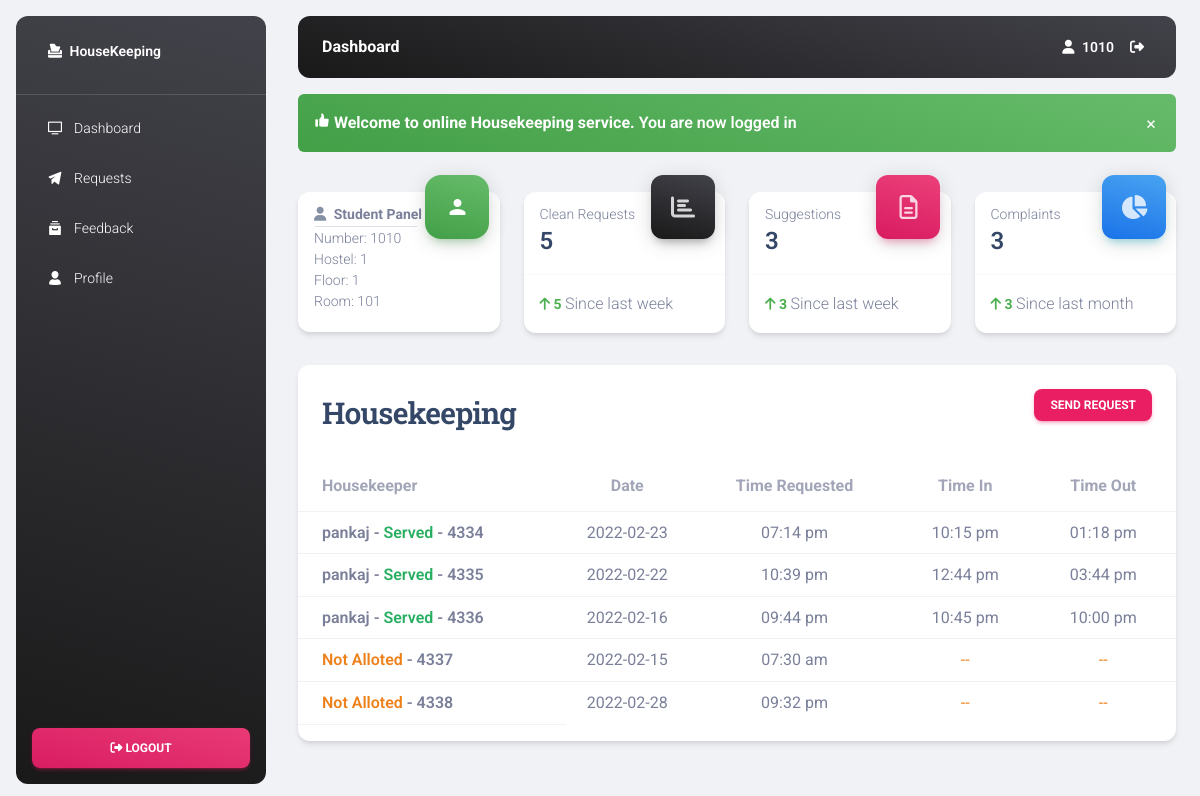
Screenshot of /index.php (signed in) with the database file from the repository.
### tables this page shows
CREATE TABLE `student` (
  `rollnumber` int(12) NOT NULL,
  `password` varchar(40) NOT NULL,
  `room` varchar(8) NOT NULL,
  `floor` tinyint(4) NOT NULL,
  `hostel` tinyint(5) NOT NULL
);

CREATE TABLE `cleanrequest` (
  `request_id` int(12) NOT NULL,
  `rollnumber` int(12) NOT NULL,
  `worker_id` int(12) DEFAULT NULL,
  `date` date NOT NULL,
  `cleaningtime` time NOT NULL,
  `req_status` tinyint(1) NOT NULL DEFAULT 0
);

CREATE TABLE `housekeeper` (
  `worker_id` int(12) NOT NULL,
  `name` varchar(30) NOT NULL,
  `hostel` tinyint(5) NOT NULL,
  `floor` tinyint(4) NOT NULL,
  `rooms_cleaned` int(5) NOT NULL,
  `complaints` tinyint(4) NOT NULL
);

CREATE TABLE `feedback` (
  `feedback_id` int(12) NOT NULL,
  `rollnumber` int(12) NOT NULL,
  `request_id` int(12) NOT NULL,
  `rating` tinyint(2) NOT NULL,
  `timein` time NOT NULL,
  `timeout` time NOT NULL
);

### studentfunctions.php (called while the page is built)
<?php
  function getStudent($roll, $db){
    $query_find_student = "select * from student where rollnumber='$roll'";
    $result_find_student = mysqli_query($db,$query_find_student);
    if (mysqli_num_rows($result_find_student) == 1) {
      $student = mysqli_fetch_assoc($result_find_student);
    }
    return $student;
  }
  function getRequestCount($roll, $db){
    $query_request_count = "Select count(*) from cleanrequest where rollnumber='$roll'";
    $result_request_count = mysqli_query($db, $query_request_count);
    if (mysqli_num_rows($result_request_count) == 1) {
      $countRow = mysqli_fetch_assoc($result_request_count);
    }
    return $countRow;
  }
  function getComplantCount($roll, $db){
    $query_complaint_count = "Select count(*) from complaints where rollnumber='$roll'";
    $result_complaint_count = mysqli_query($db, $query_complaint_count);
    if (mysqli_num_rows($result_complaint_count) == 1) {
      $countRow = mysqli_fetch_assoc($result_complaint_count);
    }
    return $countRow;
  }
  function getSuggestionCount($roll, $db){
    $query_suggestion_count = "Select count(*) from suggestions where rollnumber='$roll'";
    $result_suggestion_count = mysqli_query($db, $query_suggestion_count);
    if (mysqli_num_rows($result_suggestion_count) == 1) {
      $countRow = mysqli_fetch_assoc($result_suggestion_count);
    }
    return $countRow;
  }
  function getRequests($roll, $db){
    $query_request = "Select cr.request_id as reqid, hk.worker_id,cr.req_status,hk.name,cr.date, cr.cleaningtime, fd.timein, fd.timeout from cleanrequest cr Left Join housekeeper hk on cr.worker_id=hk.worker_id Left Join feedback fd on cr.request_id = fd.request_id where cr.rollnumber='$roll'";
    $result_request = mysqli_query($db, $query_request);
    return $result_request;
  }
?>

### index.php (the view, shortened to what this page needs)
<?php require("db.php");
?>
<!DOCTYPE html>
<html lang="en">
<head>
   <?php require("meta.php"); ?>
</head>
<body class="g-sidenav-show bg-gray-200">
   <?php require("sidenav.php"); ?>
   <main class="main-content position-relative max-height-vh-100 h-100 border-radius-lg ">
      <nav
         class="navbar navbar-main navbar-expand-lg px-0 mx-4  my-3 shadow-none border-radius-xl bg-gradient-dark ps bg-white"
         id="navbarBlur" navbar-scroll="true">
         <div class="container-fluid py-1 px-3">
            <nav aria-label="breadcrumb">
               <h6 class="font-weight-bolder mx-2 mb-0 text-white">Dashboard</h6>
            </nav>
            <?php require("topbar.php"); ?>
         </div>
      </nav>
      <div class="container-fluid">
         <?php if (isset($_SESSION['student_logged'])) : ?>
         <div class="alert alert-success alert-dismissible fade show" role="alert">
            <span class="alert-link text-white"><i class="ni ni-like-2"></i></span>
            <span class="alert-link text-white"><strong>Welcome to online Housekeeping service.</strong>
               <?php echo $_SESSION['student_logged']; unset($_SESSION['student_logged']); ?>
            </span>
            <button type="button" class="btn-close text-lg py-3 opacity-10" data-dismiss="alert" aria-label="Close">
               <span aria-hidden="true">×</span>
            </button>
         </div>
         <?php endif ?>
      </div>
      <?php require("headerstats.php"); ?>
      <div class="container-fluid mt--5">
         <div class="row mt-2 pb-5">
            <div class="col-xl-12 mb-5 mb-xl-0">
               <div class="card shadow">
                  <div class="card-header border-0">
                     <div class="row align-items-center">
                        <div class="col">
                           <h3 class="mb-0">Housekeeping</h3>
                        </div>
                        <div class="col d-flex flex-row-reverse">
                           <a href="request.php" class="btn btn-sm btn-primary">Send Request</a>
                        </div>
                     </div>
                  </div>
                  <div class="table-responsive">
                     <table class="table align-items-center">
                        <thead>
                           <tr>
                              <th scope="col" class="text-secondary font-weight-bolder opacity-7">Housekeeper</th>
                              <th scope="col" class="text-secondary font-weight-bolder opacity-7 text-center">Date</th>
                              <th scope="col" class="text-secondary font-weight-bolder opacity-7 text-center">Time
                                 Requested</th>
                              <th scope="col" class="text-secondary font-weight-bolder opacity-7 text-center">Time In
                              </th>
                              <th scope="col" class="text-secondary font-weight-bolder opacity-7 text-center">Time Out
                              </th>
                           </tr>
                        </thead>
                        <tbody>
                           <?php
$requestrows = getRequests($_SESSION['rollnumber'], $db);
if(mysqli_num_rows($requestrows) > 0){
  while ($row = mysqli_fetch_assoc($requestrows)) {
?>
                           <tr>
                              <th scope="row" class="px-4">
                                 <?php
if($row['worker_id'] == NULL && $row['req_status'] == 0 ) {
  echo "<span style='color:#EE801A'>Not Alloted</span> - " .$row['reqid'];
}
else if($row['worker_id'] != NULL && $row['req_status'] == 1 ){
  echo $row['name']." - <span style='color:#2980b9'>Alloted</span> - ".$row['reqid'];
}
else if($row['worker_id'] != NULL && $row['req_status'] == 2 ){
  echo $row['name']." - <span style='color:#27ae60'>Served</span> - ".$row['reqid'];
}
?>
                              </th>
                              <td class="text-center">
                                 <?php echo $row['date']; ?>
                              </td>
                              <td class="text-center">
                                 <?php
                    $cleaningtime = $row['cleaningtime'];
                    echo date('h:i a', strtotime($cleaningtime));
                    ?>
                              </td>
                              <td class="text-center">
                                 <?php
if($row['timein'] == NULL) {
  echo "<span style='color:#EE801A'>--</span>";
}
else if($row['timein'] != NULL){
  $timei = $row['timein'];
  echo date('h:i a', strtotime($timei));
}
?>
                              </td>
                              <td class="text-center">
                                 <?php
if($row['timeout'] == NULL) {
  echo "<span style='color:#EE801A'>--</span>";
}
else if($row['timeout'] != NULL){
  $timeo = $row['timeout'];
  echo date('h:i a', strtotime($timeo));
}
?>
                              </td>
                           </tr>
                           <?php }} ?>
                        </tbody>
                     </table>
                  </div>
               </div>
            </div>
         </div>
      </div>
</body>
</html>

### meta.php (shortened to what this page needs)
<link href="./assets/css/nucleo-icons.css" rel="stylesheet" />
<link href="./assets/css/nucleo-svg.css" rel="stylesheet" />
<link id="pagestyle" href="./assets/css/material-dashboard.min.css?v=3.0.0" rel="stylesheet" />

### sidenav.php (shortened to what this page needs)
<aside
   class="sidenav navbar navbar-vertical navbar-expand-xs border-0 border-radius-xl my-3 fixed-start ms-3 bg-gradient-dark"
   id="sidenav-main">
   <div class="sidenav-header">
      <a class="navbar-brand m-0" href="" target="_blank">
         <i class="fas fa-box-tissue  text-white"></i>
         <span class="ms-1 font-weight-bold text-white d-inline ">HouseKeeping</span>
      </a>
   </div>
   <hr class="horizontal light mt-0 mb-2">
   <div class="collapse navbar-collapse  w-auto  max-height-vh-100" id="sidenav-collapse-main">
      <ul class="navbar-nav">
         <li class="nav-item">
            <a class="nav-link text-white" href="index.php">
               <div class="text-white text-center me-2 d-flex align-items-center justify-content-center">
                  <i class="ni ni-tv-2"></i>
               </div>
               <span class="nav-link-text ms-1">Dashboard</span>
            </a>
         </li>
         <li class="nav-item">
            <a class="nav-link text-white " href="request.php">
               <div class="text-white text-center me-2 d-flex align-items-center justify-content-center">
                  <i class="ni ni-send"></i>
               </div>
               <span class="nav-link-text ms-1">Requests</span>
            </a>
         </li>
         <li class="nav-item">
            <a class="nav-link text-white " href="feedback.php">
               <div class="text-white text-center me-2 d-flex align-items-center justify-content-center">
                  <i class="ni ni-archive-2"></i>
               </div>
               <span class="nav-link-text ms-1">Feedback</span>
            </a>
         </li>
         <li class="nav-item">
            <a class="nav-link text-white " href="profile.php">
               <div class="text-white text-center me-2 d-flex align-items-center justify-content-center">
                  <i class="ni ni-single-02"></i>
               </div>
               <span class="nav-link-text ms-1">Profile</span>
            </a>
         </li>
      </ul>
   </div>
   <div class="sidenav-footer position-absolute w-100 bottom-0 ">
      <div class="mx-3">
         <a class="btn bg-gradient-primary mt-4 w-100" href="index.php?logout='1'" type="button"> <i
               class="fa fa-sign-out"></i> Logout</a>
      </div>
   </div>
</aside>

### topbar.php (shortened to what this page needs)
<ul class="navbar-nav  justify-content-end">
   <li class="nav-item d-flex align-items-center">
      <a href="" class="nav-link text-body font-weight-bold px-0">
         <i class="fa fa-user me-sm-1 text-white"></i>
         <span class="d-sm-inline text-white"><?php echo $_SESSION['rollnumber']; ?></span>
      </a>
   </li>
   <li class="nav-item px-3 d-flex align-items-center">
      <a href="index.php?logout='1'" class="nav-link text-body p-0">
         <i class="fa fa-sign-out  fixed-plugin-button-nav cursor-pointer text-white"></i>
      </a>
   </li>
</ul>

### headerstats.php (shortened to what this page needs)
<?php
  require("db.php");
  require('studentfunctions.php');
  $requestCount = getRequestCount($_SESSION['rollnumber'], $db);
  $complaintCount = getComplantCount($_SESSION['rollnumber'], $db);
  $suggestionCount = getSuggestionCount($_SESSION['rollnumber'], $db);
  $student = getStudent($_SESSION['rollnumber'], $db);
  ?>
<div class="container-fluid py-4">
   <div class="row">
      <div class="col-xl-3 col-sm-6 mb-xl-0 mb-4">
         <div class="card d-md-block">
            <div class="card-header p-3 pt-2 pb-2">
               <div
                  class="icon icon-lg icon-shape top-5 end-5 d-none d-sm-block bg-gradient-success shadow-success text-center border-radius-2xl mt-n4 position-absolute">
                  <i class="material-icons opacity-10">person</i>
               </div>
               <div class="text-start pt-1">
                  <p class="text-sm mb-0 text-capitalize"><strong><i class="fa fa-user opacity-6 text-dark me-1"
                           aria-hidden="true"></i> Student panel</strong> </p>
                  <hr style="margin: 1px; width: 60%;">
                  <p class="text-sm mb-0 text-capitalize">Number: <?php echo $_SESSION['rollnumber']; ?></p>
                  <p class="text-sm mb-0 text-capitalize">Hostel: <?php echo strtoupper($student['hostel']); ?></p>
                  <p class="text-sm mb-0 text-capitalize">Floor: <?php echo strtoupper($student['floor']); ?></p>
                  <p class="text-sm mb-0 text-capitalize">Room: <?php echo strtoupper($student['room']); ?></p>
               </div>
            </div>
            <div class="card-footer p-1 mt-1">
            </div>
         </div>
      </div>
      <div class="col-xl-3 col-sm-6 mb-xl-0 mb-4">
         <div class="card">
            <div class="card-header p-3 pt-2">
               <div
                  class="icon icon-lg icon-shape top-5 end-5 bg-gradient-dark shadow-dark text-center border-radius-xl mt-n4 position-absolute">
                  <i class="fas fa-chart-bar"></i>
               </div>
               <div class="text-start pt-1">
                  <p class="text-sm mb-0 text-capitalize">Clean Requests</p>
                  <h4 class="mb-0"> <?php echo $requestCount['count(*)']; ?></h4>
               </div>
            </div>
            <hr class="dark horizontal my-0">
            <div class="card-footer p-3">
               <p class="mb-0"><span class="text-success text-sm font-weight-bolder"><i class="fa fa-arrow-up"></i>
                     <?php echo $requestCount['count(*)']; ?> </span> Since last week</p>
            </div>
         </div>
      </div>
      <div class="col-xl-3 col-sm-6 mb-xl-0 mb-4">
         <div class="card">
            <div class="card-header p-3 pt-2">
               <div
                  class="icon icon-lg icon-shape top-5 end-5 bg-gradient-primary shadow-primary text-center border-radius-xl mt-n4 position-absolute">
                  <i class="far fa-file-alt"></i>
               </div>
               <div class="text-start pt-1">
                  <p class="text-sm mb-0 text-capitalize">Suggestions</p>
                  <h4 class="mb-0"> <?php echo $complaintCount['count(*)']; ?></h4>
               </div>
            </div>
            <hr class="dark horizontal my-0">
            <div class="card-footer p-3">
               <p class="mb-0"><span class="text-success text-sm font-weight-bolder"><i class="fa fa-arrow-up"></i>
                     <?php echo $complaintCount['count(*)']; ?> </span>Since last week</p>
            </div>
         </div>
      </div>
      <div class="col-xl-3 col-sm-6">
         <div class="card">
            <div class="card-header p-3 pt-2">
               <div
                  class="icon icon-lg icon-shape top-5 end-5 bg-gradient-info shadow-info text-center border-radius-xl mt-n4 position-absolute">
                  <i class="fas fa-chart-pie"></i>
               </div>
               <div class="text-start pt-1">
                  <p class="text-sm mb-0 text-capitalize">Complaints</p>
                  <h4 class="mb-0"> <?php echo $suggestionCount['count(*)']; ?></h4>
               </div>
            </div>
            <hr class="dark horizontal my-0">
            <div class="card-footer p-3">
               <p class="mb-0"><span class="text-success text-sm font-weight-bolder"><i class="fas fa-arrow-up"></i>
                     <?php echo $suggestionCount['count(*)']; ?> </span>Since last month</p>
            </div>
         </div>
      </div>
   </div>
</div>

### assets/css/nucleo-svg.css (style rules this page uses)
.icon { display: inline-block; color: #111111; height: 1em; width: 1em; }
.icon-lg { height: 1.6em; width: 1.6em; }
.icon { fill: currentColor; stroke: none; }

### rows the page displays
student: hostel "1", floor "1", room "101"
cleanrequest: worker.name "pankaj", request_id "4334", date "2022-02-23", cleaningtime "07:14 pm", feedback.timein "10:15 pm", feedback.timeout "01:18 pm"
cleanrequest: worker.name "pankaj", request_id "4335", date "2022-02-22", cleaningtime "10:39 pm", feedback.timein "12:44 pm", feedback.timeout "03:44 pm"
cleanrequest: worker.name "pankaj", request_id "4336", date "2022-02-16", cleaningtime "09:44 pm", feedback.timein "10:45 pm", feedback.timeout "10:00 pm"
cleanrequest: request_id "4337", date "2022-02-15", cleaningtime "07:30 am"
cleanrequest: request_id "4338", date "2022-02-28", cleaningtime "09:32 pm"

### other values shown
$_SESSION['rollnumber'] "1010"
$_SESSION['student_logged'] "You are now logged in"
$requestCount['count(*)'] "5"
$complaintCount['count(*)'] "3"
$suggestionCount['count(*)'] "3"
